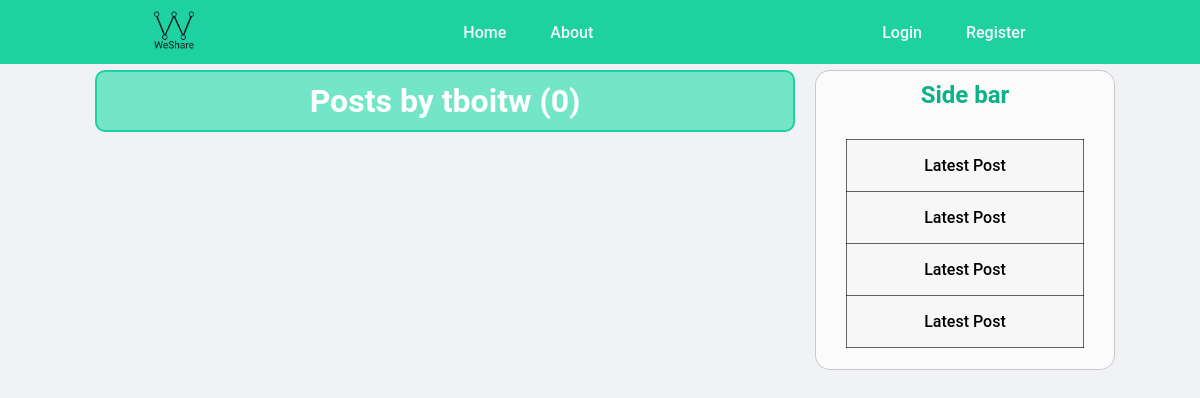
/user/tboitw, run on an earlier commit of the app's database.
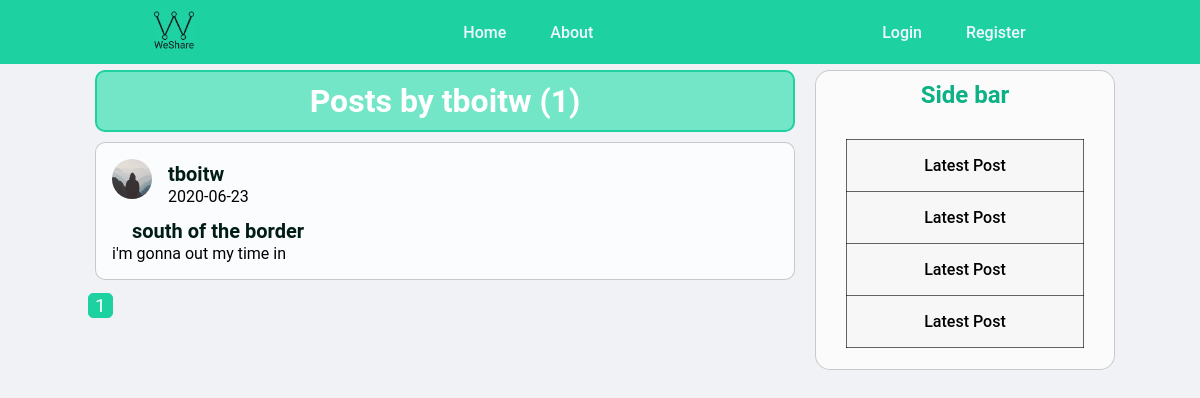
And on a later commit of the database.
### blogapp/models.py (models this page shows, shortened)
class Post(db.Model):
    id = db.Column(db.Integer, primary_key=True)
    title = db.Column(db.String(100), nullable=False)
    date_posted = db.Column(db.DateTime, nullable=False, default=datetime.utcnow)
    content = db.Column(db.Text, nullable=False)
    user_id = db.Column(db.Integer, db.ForeignKey('user.id'), nullable=False)

class User(db.Model, UserMixin):
    id = db.Column(db.Integer, primary_key=True)
    username = db.Column(db.String(20), unique=True, nullable=False)
    email = db.Column(db.String(120), unique=True, nullable=False)
    image_file = db.Column(db.String(20), nullable=False, default='default.jpg')
    password = db.Column(db.String(60), nullable=False)
    posts = db.relationship('Post', backref='author', lazy=True)

### blogapp/users/routes.py (the view)
@users.route('/user/<string:username>')
def user_posts(username):
    page = request.args.get('page', 1, type=int)
    user = User.query.filter_by(username=username).first_or_404()
    posts = Post.query.filter_by(author=user).order_by(Post.date_posted.desc()).paginate(page=page, per_page=7)
    return  render_template('user_posts.html' , posts = posts, user=user)

### blogapp/templates/user_posts.html
{% extends 'layout.html' %}
{%block content%}
<h1 class="user-post-title">Posts by {{ user.username }} ({{ posts.total }})</h1>
    {% for post in posts.items %}
        <article class="blog-post-info">
            <img src="{{ url_for('static' , filename='profil_pics/'+ post.author.image_file) }}" alt="">
            <div class="blog-post-authour">
                <h1><a href="{{ url_for('users.user_posts', username=post.author.username) }}">{{ post.author.username }}</a></h1>
            </div>
            <div class="blog-post-date">
                <p>{{ post.date_posted.strftime('%Y-%m-%d') }}</p>
            </div>
            <div class="post-infos">
                <div>
                    <h2> <a href="{{ url_for('posts.post' , post_id=post.id) }}" class="single-post-title"> {{ post.title }}</a></h2>
                </div>
                <div class="blog-post-content">
                    <p>{{ post.content }}</p>
                </div>
            </div>
        </article>
    {% endfor %}
    {% for page_num in posts.iter_pages(left_edge=1, right_edge=1, left_current=1, right_current=2) %}
        {% if page_num %}
            {% if posts.page == page_num %}
                <a class="page-num-active" href="{{ url_for('users.user_posts', username=user.username, page=page_num) }}">{{ page_num }}</a>
            {% else %}
                <a class="page-num" href="{{ url_for('users.user_posts', username=user.username, page=page_num) }}">{{ page_num }}</a>
            {% endif %}
        {% else %}
        ...
        {% endif %}
    {% endfor %}
{%endblock content%}

What changed in the data, as far as the page shows it:
added Post: image_file (placeholder picture), author.username "tboitw", date_posted "2020-06-23", title "south of the border", content "i'm gonna out my time in"
Also different on the page:
{{ posts.total }}: "0" → "1"
new list line: "1"
